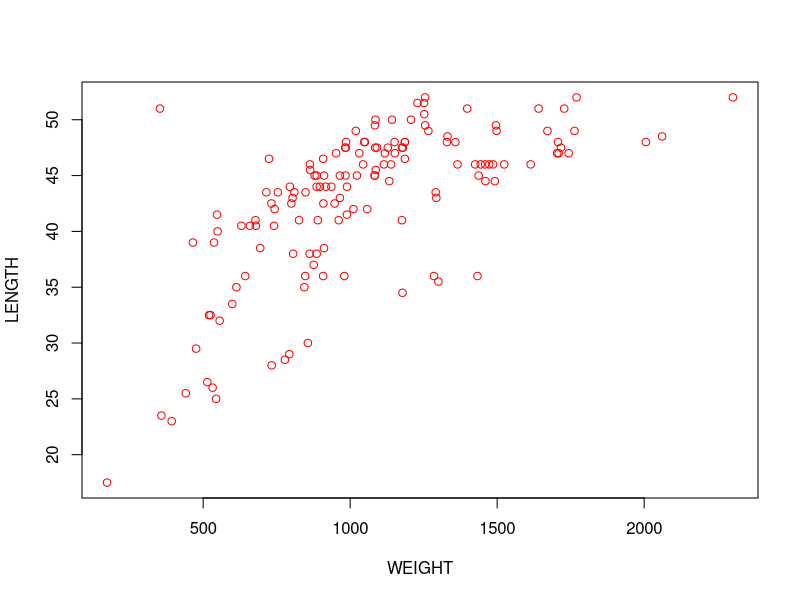
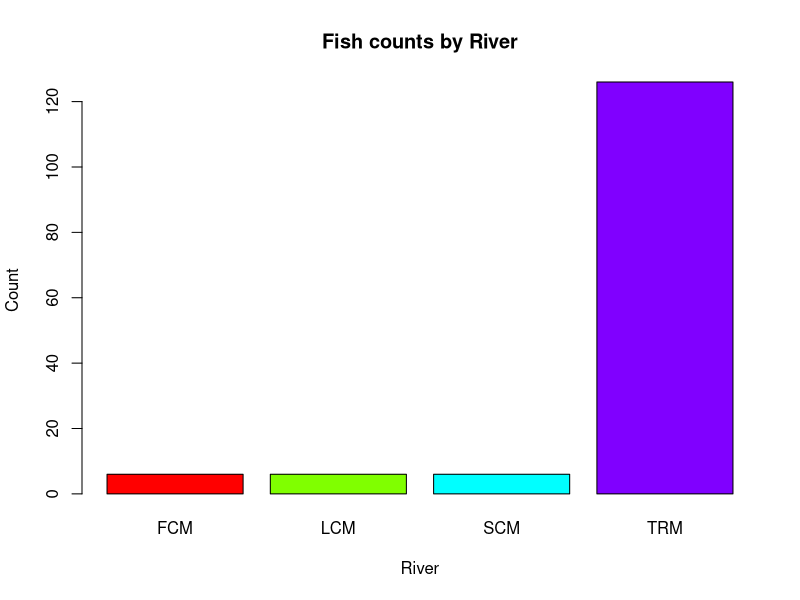
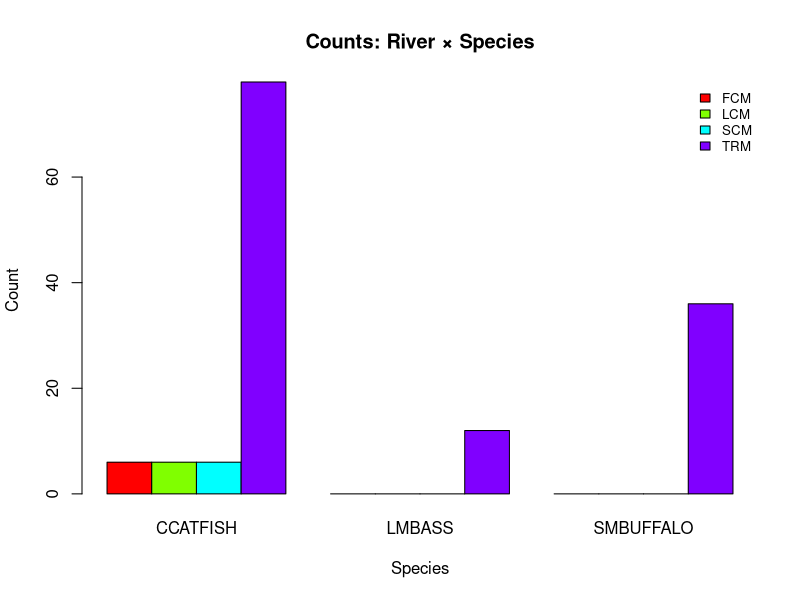
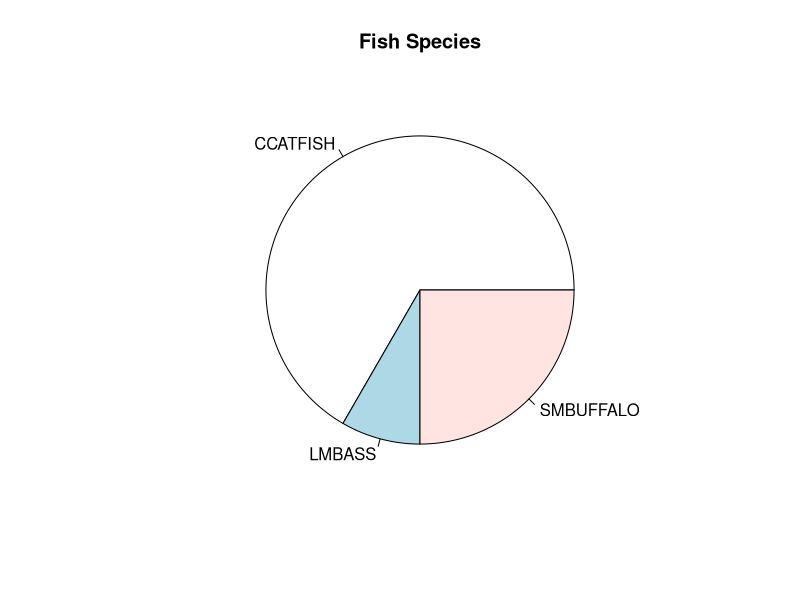
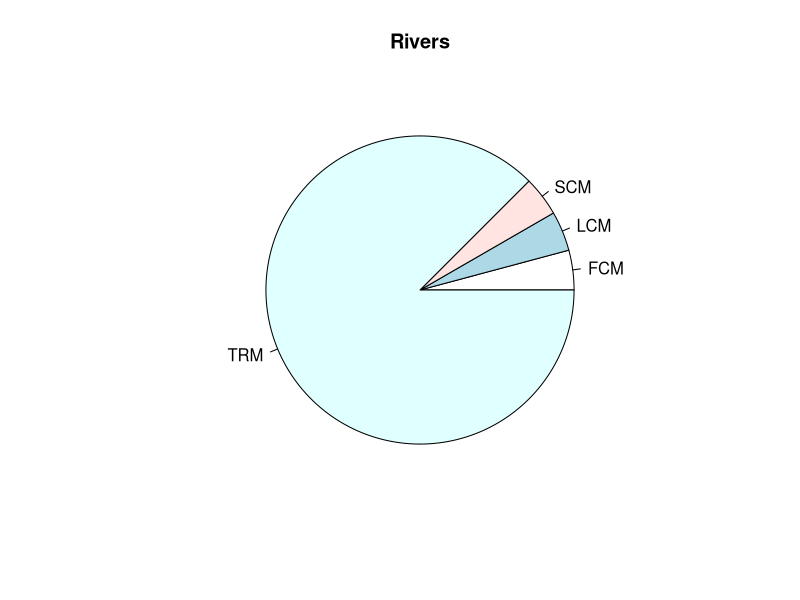
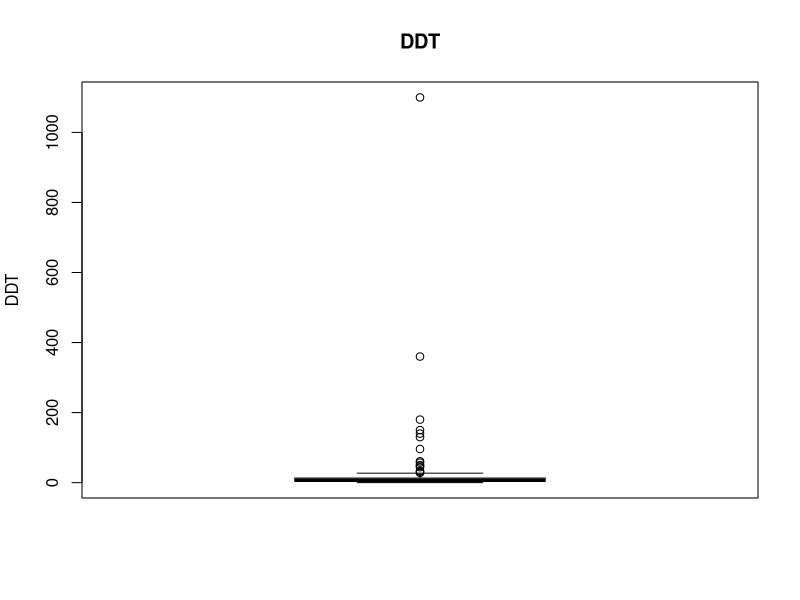
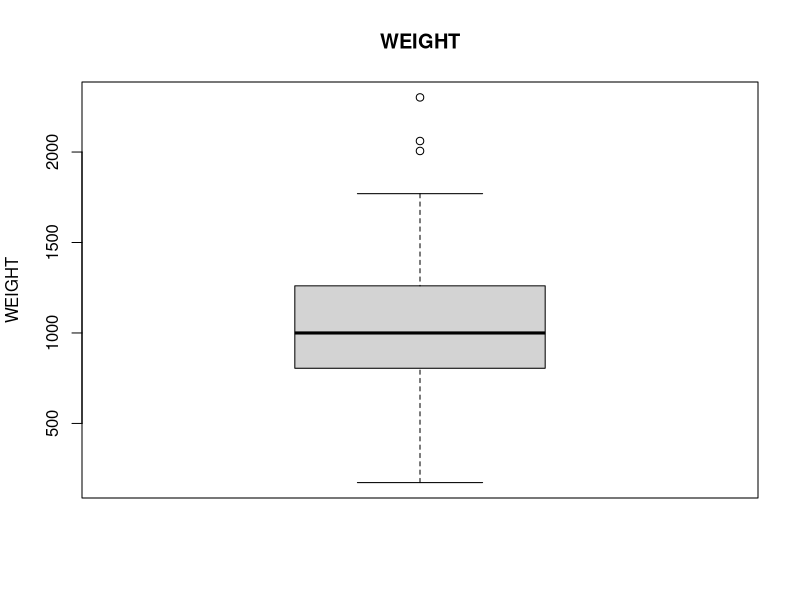
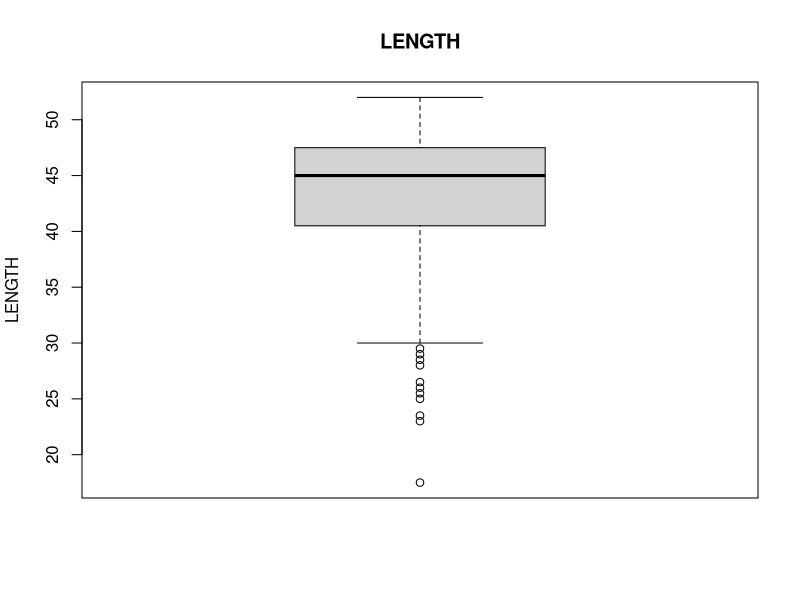

Write the R code that produced these figures, in order.
## ---- chunk 1
knitr::opts_chunk$set(echo = TRUE)
## ---- chunk 2
getwd()

## ---- chunk 3

ddt <- read.csv("DDT.csv")
head(ddt)
## ---- chunk 4

# LMBASS with WEIGHT > 800
subset(ddt, SPECIES == "LMBASS" & WEIGHT > 800)

# RIVER is SCM and DDT > 4.0
subset(ddt, RIVER == "SCM" & DDT > 4.0)

## ---- chunk 5
mean_length <- mean(ddt$LENGTH, na.rm = TRUE)
mean_length




## ---- chunk 6
sd_weight <- sd(ddt$WEIGHT, na.rm = TRUE)
round(sd_weight, 2)
## ---- chunk 7
plot(LENGTH ~ WEIGHT, data = ddt, col = "red")

## ---- chunk 8

v <- 1:20
tail(v/20, 1)   

## ---- chunk 9
## Task 5 — tables and barplots



# 1) Table of rivers
river_tab <- table(ddt$RIVER)
river_tab

# 2) Color-coded barplot of rivers
barplot(
  river_tab,
  col = rainbow(length(river_tab)),
  main = "Fish counts by River",
  xlab = "River",
  ylab = "Count"
)

# 3) Table of rivers crossed with species
riv_species <- table(ddt$RIVER, ddt$SPECIES)   # rows: RIVER, cols: SPECIES
riv_species

# 4) Barplot of rivers crossed with species (grouped bars + legend)
cols <- rainbow(nrow(riv_species))
barplot(
  riv_species,
  beside = TRUE,                 # grouped bars (set FALSE for stacked)
  col = cols,
  main = "Counts: River × Species",
  xlab = "Species",
  ylab = "Count"
)
legend("topright", legend = rownames(riv_species), fill = cols, bty = "n", cex = 0.8)

## ---- chunk 10
pie(table(ddt$SPECIES), main = "Fish Species")

pie(table(ddt$RIVER), main = "Rivers")


## ---- chunk 11
## Task 7 — Boxplot of DDT
boxplot(ddt$DDT, main = "DDT", ylab = "DDT")

## Task 7 — Boxplot of WEIGHT
boxplot(ddt$WEIGHT, main = "WEIGHT", ylab = "WEIGHT")

## Task 7 — Boxplot of LENGTH
boxplot(ddt$LENGTH, main = "LENGTH", ylab = "LENGTH")

## ---- chunk 12

ddt$RIVER <- factor(ddt$RIVER)

coplot(LENGTH ~ WEIGHT | RIVER,
       data = ddt,
       number = 1, overlap = 0,
       xlab = "WEIGHT", ylab = "LENGTH",
       main = "LENGTH vs WEIGHT by RIVER")


ddt$SPECIES <- factor(ddt$SPECIES)
coplot(DDT ~ WEIGHT | SPECIES,
       data = ddt,
       number = 1, overlap = 0,
       xlab = "WEIGHT", ylab = "DDT",
       main = "DDT vs WEIGHT by SPECIES")


## ---- chunk 13
library(ggplot2)

ggplot(ddt, aes(x = SPECIES, y = WEIGHT, fill = RIVER)) +
  geom_boxplot() +
  ggtitle("Ruben Oso") +
  xlab("SPECIES") +
  ylab("WEIGHT")

ggplot(ddt, aes(x = RIVER, y = LENGTH, fill = SPECIES)) +
  geom_violin(position = "dodge") +
  ggtitle("Ruben Oso") +
  xlab("RIVER") +
  ylab("LENGTH")


ggplot(ddt, aes(x = WEIGHT, y = LENGTH, color = SPECIES)) +
  geom_point() +
  ggtitle("Ruben Oso") +
  xlab("WEIGHT") +
  ylab("LENGTH")
